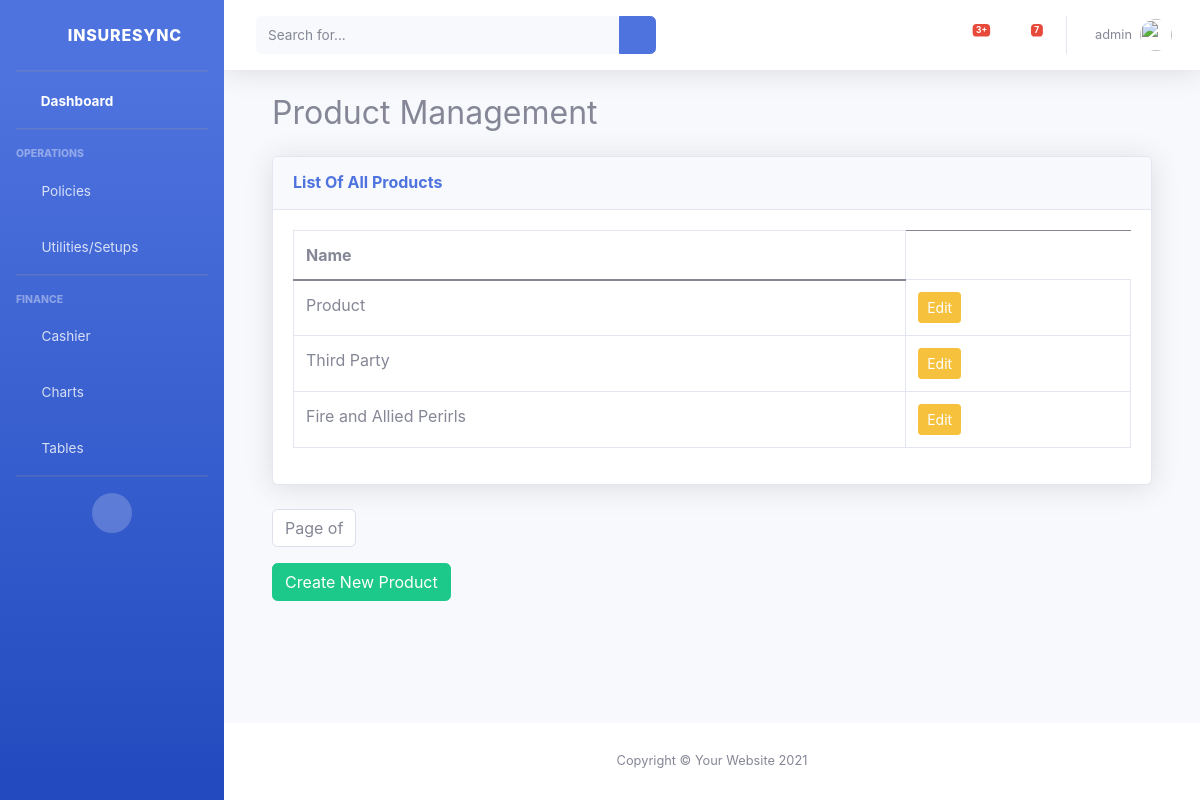
The page /product/list (signed in) on the database its author committed.
### setups/models.py (models this page shows, shortened)
class Product(models.Model):
    name = models.CharField(max_length=50, null=False)
    class Meta:
        verbose_name = ("Product")
        verbose_name_plural = ("Products")

### setups/views.py (the view)
# urls.py: path('product/list', ProductListView.as_view(), name='product-list'),
class ProductListView(ListView):
    model = Product
    template_name = "product_list.html"

### templates/product_list.html (shortened to what this page needs)
{% extends 'base.html' %}
{% block content %}
<div class="container">
    <h2>Product Management</h2>
    <div class="card shadow mb-4 mt-4">
        <div class="card-header py-3">
            <h6 class="m-0 font-weight-bold text-primary">List Of All Products</h6>
        </div>
        <div class="card-body">
            <div class="table-responsive">
                <table class="table table-bordered" id="dataTable" width="100%" cellspacing="0">
                    <thead>
                            <tr>
                                <th>Name</th>
                            </tr>
                    </thead>
                    <tbody>
                        {% for product in object_list %}
                        <tr>
                            <td>{{ product.name }} </td>
                            <td>
                                <a href="{% url 'product-update' product.id %}" class="btn btn-sm btn-warning">
                                    Edit
                                </a>
                            </td>
                        </tr>
                        {% empty %}
                        <tr>
                            <td colspan="5" class="text-center">No Products found.</td>
                        </tr>
                        {% endfor %}
                    </tbody>
                </table>
            </div>
        </div>
    </div>
    <nav>
        <ul class="pagination">
            <li class="page-item disabled">
                <span class="page-link">
                    Page {{ users.number }} of {{ users.paginator.num_pages }}
                </span>
            </li>
        </ul>
    </nav>
    <a href="{% url 'product-create' %}" class="btn btn-success">Create New Product</a>
</div>
{% endblock %}

### templates/base.html (shortened to what this page needs)
{% load static %}
<!DOCTYPE html>
<html lang="en">
<head>
    <link href="https://cdn.jsdelivr.net/npm/bootstrap@5.0.2/dist/css/bootstrap.min.css" rel="stylesheet">
    <link rel="stylesheet" href="{% static 'main.css' %}">
    <link href="{% static 'vendor/fontawesome-free/css/all.min.css' %}" rel="stylesheet" type="text/css">
    <link href="{% static 'css/sb-admin-2.min.css' %}" rel="stylesheet">
</head>
    <body id="page-top">
        <div id="wrapper">
            <ul class="navbar-nav bg-gradient-primary sidebar sidebar-dark accordion" id="accordionSidebar">
                <a class="sidebar-brand d-flex align-items-center justify-content-center" href="index.html">
                    <div class="sidebar-brand-icon rotate-n-15">
                        <i class="fas fa-laugh-wink"></i>
                    </div>
                    <div class="sidebar-brand-text mx-3">InsureSync</div>
                </a>
                <hr class="sidebar-divider my-0">
                <li class="nav-item active">
                    <a class="nav-link" href="index.html">
                        <i class="fas fa-fw fa-tachometer-alt"></i>
                        <span>Dashboard</span></a>
                </li>
                <hr class="sidebar-divider">
                <div class="sidebar-heading">
                    Operations
                </div>
                <li class="nav-item">
                    <a class="nav-link collapsed" href="#" data-toggle="collapse" data-target="#collapseTwo"
                        aria-expanded="true" aria-controls="collapseTwo">
                        <i class="fas fa-fw fa-cog"></i>
                        <span>Policies</span>
                    </a>
                </li>
                <li class="nav-item">
                    <a class="nav-link collapsed" href="#" data-toggle="collapse" data-target="#collapseUtilities"
                        aria-expanded="true" aria-controls="collapseUtilities">
                        <i class="fas fa-fw fa-wrench"></i>
                        <span>Utilities/Setups</span>
                    </a>
                </li>
                <hr class="sidebar-divider">
                <div class="sidebar-heading">
                   Finance
                </div>
                <li class="nav-item">
                    <a class="nav-link collapsed" href="#" data-toggle="collapse" data-target="#collapsePages"
                        aria-expanded="true" aria-controls="collapsePages">
                        <i class="fas fa-fw fa-folder"></i>
                        <span>Cashier</span>
                    </a>
                </li>
                <li class="nav-item">
                    <a class="nav-link" href="charts.html">
                        <i class="fas fa-fw fa-chart-area"></i>
                        <span>Charts</span></a>
                </li>
                <li class="nav-item">
                    <a class="nav-link" href="tables.html">
                        <i class="fas fa-fw fa-table"></i>
                        <span>Tables</span></a>
                </li>
                <hr class="sidebar-divider d-none d-md-block">
                <div class="text-center d-none d-md-inline">
                    <button class="rounded-circle border-0" id="sidebarToggle"></button>
                </div>
            </ul>
            <div id="content-wrapper" class="d-flex flex-column">
                <div id="content">
                    <nav class="navbar navbar-expand navbar-light bg-white topbar mb-4 static-top shadow">
                        <form
                            class="d-none d-sm-inline-block form-inline mr-auto ml-md-3 my-2 my-md-0 mw-100 navbar-search">
                            <div class="input-group">
                                <input type="text" class="form-control bg-light border-0 small" placeholder="Search for..."
                                    aria-label="Search" aria-describedby="basic-addon2">
                                <div class="input-group-append">
                                    <button class="btn btn-primary" type="button">
                                        <i class="fas fa-search fa-sm"></i>
                                    </button>
                                </div>
                            </div>
                        </form>
                        <ul class="navbar-nav ml-auto">
                            <li class="nav-item dropdown no-arrow mx-1">
                                <a class="nav-link dropdown-toggle" href="#" id="alertsDropdown" role="button"
                                    data-toggle="dropdown" aria-haspopup="true" aria-expanded="false">
                                    <i class="fas fa-bell fa-fw"></i>
                                    <span class="badge badge-danger badge-counter">3+</span>
                                </a>
                            </li>
                            <li class="nav-item dropdown no-arrow mx-1">
                                <a class="nav-link dropdown-toggle" href="#" id="messagesDropdown" role="button"
                                    data-toggle="dropdown" aria-haspopup="true" aria-expanded="false">
                                    <i class="fas fa-envelope fa-fw"></i>
                                    <span class="badge badge-danger badge-counter">7</span>
                                </a>
                            </li>
                            <li class="nav-item dropdown no-arrow">
                                <a class="nav-link dropdown-toggle" href="#" id="userDropdown" role="button"
                                    data-toggle="dropdown" aria-haspopup="true" aria-expanded="false">
                                    <span class="mr-2 d-none d-lg-inline text-gray-600 small">{{user.username}}</span>
                                    <img class="img-profile rounded-circle"
                                        src="img/undraw_profile.svg">
                                </a>
                            </li>
                        </ul>
                    </nav>
                    <div class="container-fluid">
                        {% block content%}
                        {% endblock content%}
                    </div>
                </div>
                <footer class="sticky-footer bg-white">
                    <div class="container my-auto">
                        <div class="copyright text-center my-auto">
                            <span>Copyright &copy; Your Website 2021</span>
                        </div>
                    </div>
                </footer>
            </div>
        </div>
        </body>
    </body>
</html>

### static/main.css (style rules this page uses)
:root { --header-height: 3rem; --nav-width: 68px; --first-color: #1A968E; --first-color-light: #AFA5D9; --white-color: #F7F6FB; --body-font: "Montserrat", serif; --z-fixed: 100; }
* { padding: 0; margin: 0; }

### rows shown on the page
Product: name "Product"
Product: name "Third Party"
Product: name "Fire and Allied Perirls"

### other values the page prints
{{ user.username }} "admin"
